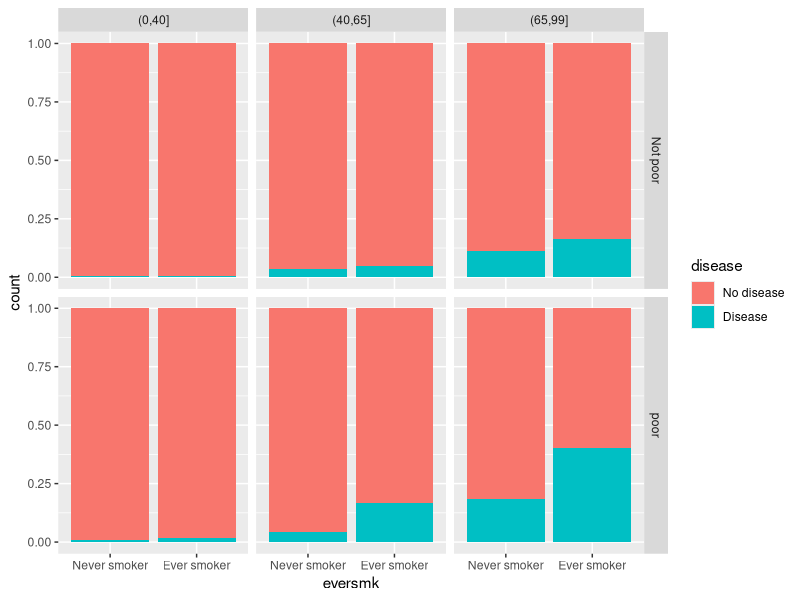
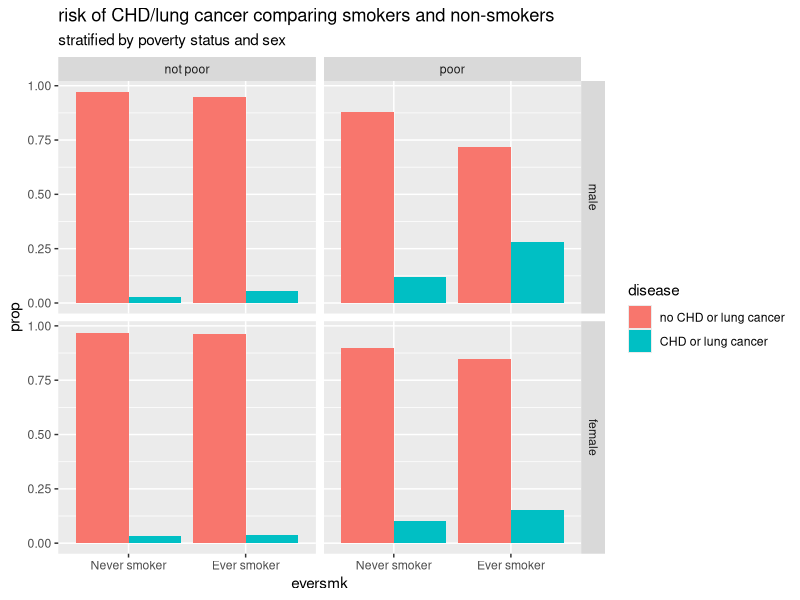
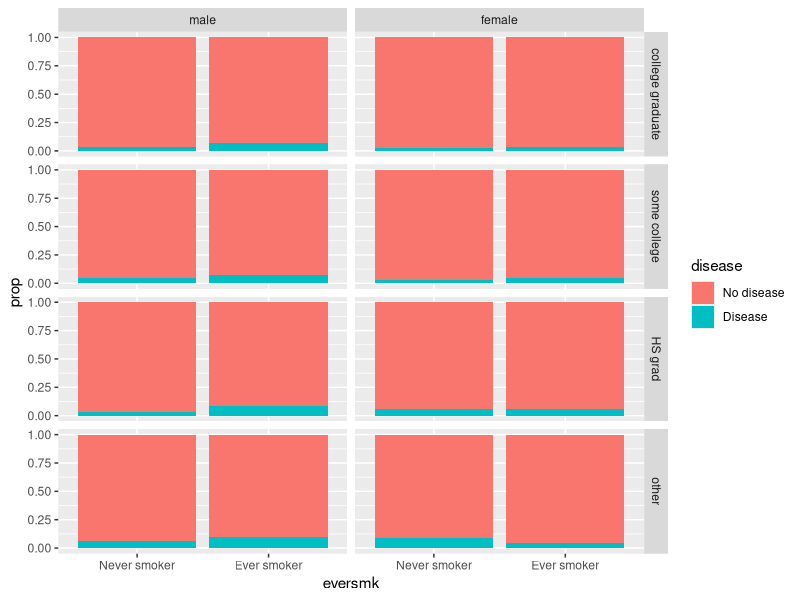
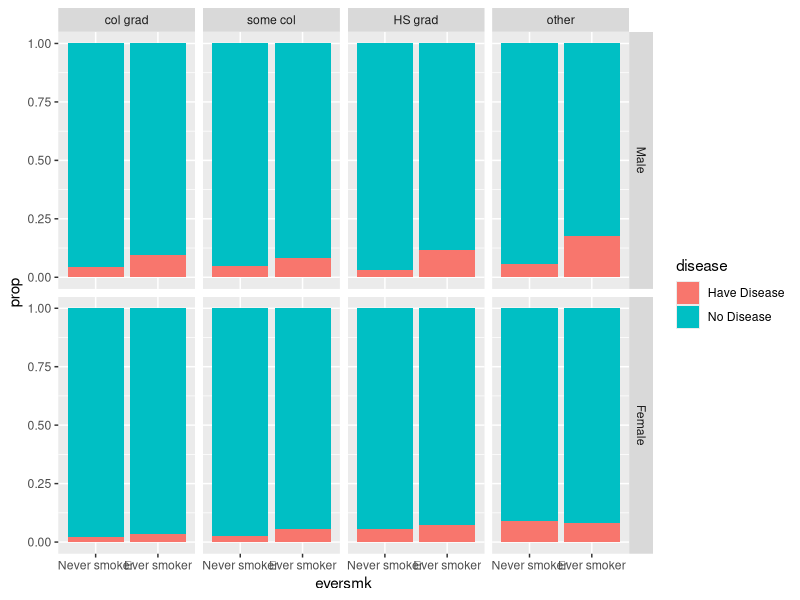
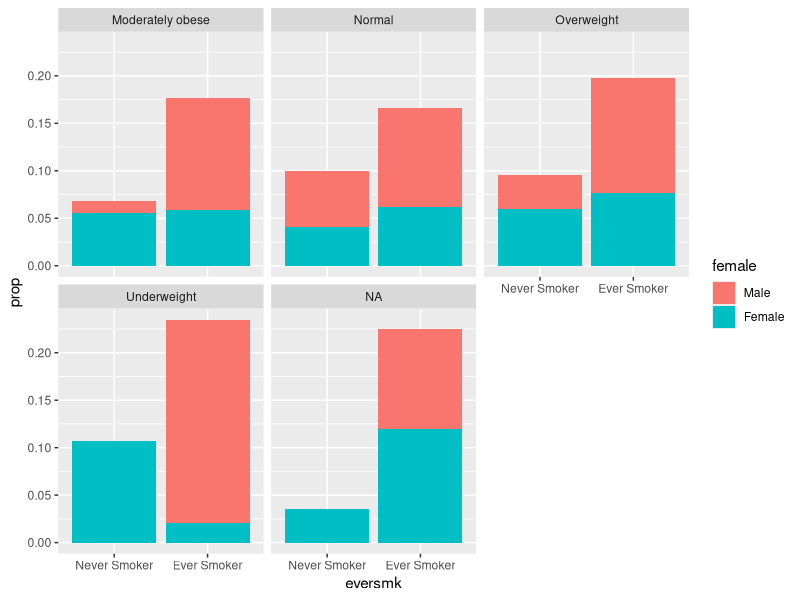
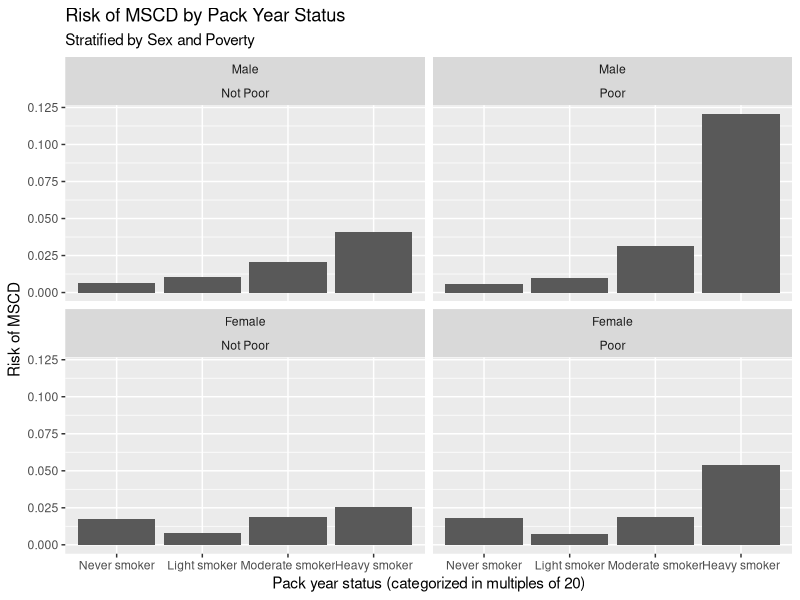
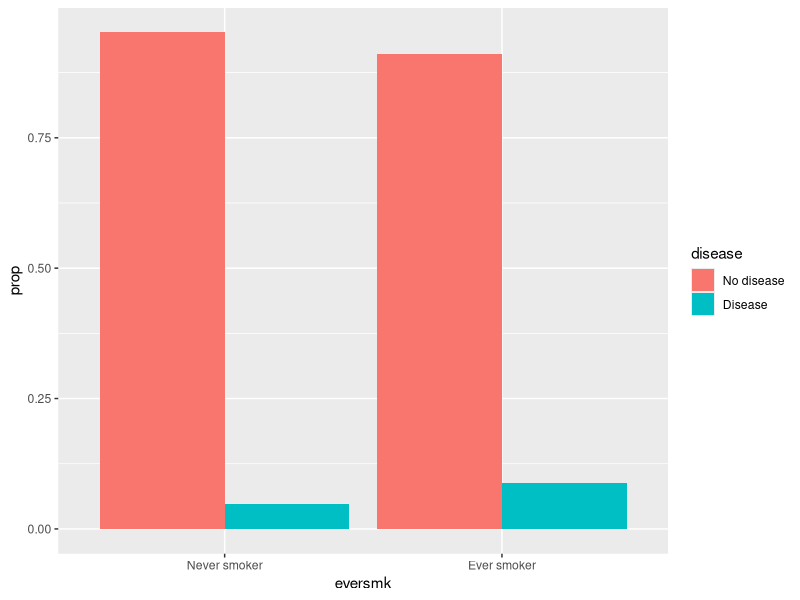
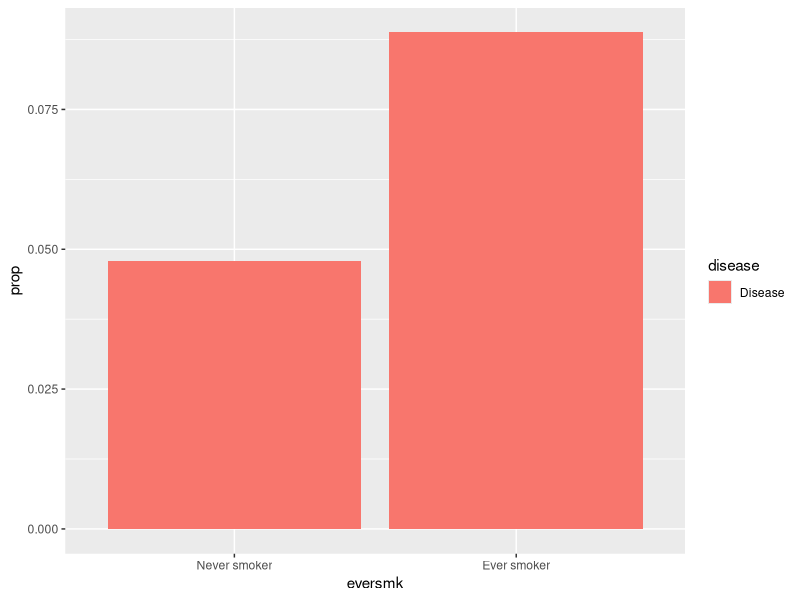

These charts were generated, in order, by the following R code:
## ---- chunk 1
knitr::opts_chunk$set(echo = TRUE, message = FALSE)
knitr::opts_knit$set(root.dir = "/cloud/project")
## ---- chunk 2
library(tidyverse)  # core group of tidyverse packages
library(kableExtra)  # to make nice tables
## ---- chunk 3
nmes_data <- read_csv("module_1/nmesUNPROC.csv")

nmes_data <- nmes_data %>% 
  mutate(disease = factor(lc5==1|chd5 == 1, levels=c(FALSE, TRUE), labels=c("No disease", "Disease")),eversmk = factor(eversmk, levels = c("0", "1"), labels = c("Never smoker", "Ever smoker")), ageCat = cut(age, breaks=c(0,40,65,99)),poor= factor(poor, levels=c("0", "1"), labels=c("Not poor", "poor"))) 

ggplot(data = nmes_data) + 
  geom_bar(mapping = aes(x = eversmk, fill = disease), position = "fill")+facet_grid(poor~ageCat)

## ---- chunk 4
nmes_data <- read_csv("module_1/nmesUNPROC.csv")

###create a disease variable to combine lung cancer and CHD. recode eversmk, poor, and female variables to have levels with descriptive labels 
nmes_data <- nmes_data %>%
  mutate(disease = ifelse(lc5 == 1 | chd5 == 1, "disease", "no disease"),
         disease = factor(disease, levels =c("no disease", "disease"), labels = c("no CHD or lung cancer", "CHD or lung cancer")),
         eversmk = factor(eversmk, levels = c("0", "1"), labels = c("Never smoker", "Ever smoker")),
         poor = factor(poor, levels = c("0", "1"), labels = c("not poor", "poor")),
         female = factor(female, levels = c("0", "1"), labels = c("male", "female")),
         )

### table of disease proportions grouped by smoking status, poverty status, and sex  
my_table <- nmes_data %>%
  count(disease, eversmk, female, poor) %>%
  group_by(eversmk, female, poor) %>%
  mutate(prop = n/sum(n))

###data display of risk of disease comparing smokers and non-smokers stratified by poverty status and sex
ggplot(data = my_table) + 
  geom_bar(aes(x = eversmk, y = prop, fill = disease), 
           stat = "identity", position = "dodge") +
  facet_grid(female~poor) + 
  labs(title = "risk of CHD/lung cancer comparing smokers and non-smokers", 
       subtitle = "stratified by poverty status and sex")

## ---- chunk 5
nmes_data <- read_csv("module_1/nmesUNPROC.csv")

### recoded the variables eversmk, lc5, female, and educate in the nmes_data  to be factor variables with meaningful labels

nmes_data <- nmes_data %>%
  mutate(eversmk = factor(eversmk, levels = c("0", "1"), labels = c("Never smoker", "Ever smoker")),
         lc5 = factor(lc5, levels = c("0", "1"), labels = c("No LC", "LC")), 
         female = factor(female, levels = c("0", "1"), labels = c("male", "female")), 
         educate = factor(educate, levels = c("1", "2", "3", "4"), labels = c("college graduate", "some college", "HS grad", "other")))

nmes_data <- nmes_data %>%
  mutate(disease = factor(lc5 == 1 | chd5 == 1, levels=c(FALSE, TRUE),
                          labels=c("No disease", "Disease")), 
         ageCat = cut(age, breaks=c(0,40,65,99)))

### create a table before creating the bar graph

my_table <- nmes_data %>%
  count(eversmk, disease, educate, female) %>%
  group_by(eversmk) %>% #allows risk of disease to be calculated for smokers and non smoker
  mutate(prop = n/sum(n))

### this graph accounts for the confounders educate and female while comparing risk of disease between smokers and non smokers

ggplot(data = my_table) + 
  geom_bar(aes(x = eversmk, y = prop, fill = disease), stat = "identity", position = "fill") + 
  facet_grid(educate~female)

## ---- chunk 6
nmes_data <- read_csv("module_1/nmesUNPROC.csv")

#recode the eversmk, female, and educate values to have more meaningful labels
nmes_data <- nmes_data %>%
  mutate(lc5 = factor(lc5, levels=c("0","1"), labels=c("No Lung Disease", "Lung Disease")),
         chd5=factor(chd5, levels=c("0","1"), labels=c("No CHD", "Have CHD")),
         eversmk = factor(eversmk, levels = c("0", "1"), labels = c("Never smoker", "Ever smoker")),
         female = factor (female, levels = c("0","1"), labels = c("Male","Female")),
         educate = factor(educate, levels = c("1","2","3","4"), labels = c("col grad","some col","HS grad", "other" ))
  )

#create a column called "disease" by combining the lc5 and chd5 columns in the original dataset 
nmes_data <- nmes_data %>%
  mutate(disease = (lc5 =="Lung Disease"|chd5 == "Have CHD"))
 
# recode the disease values to have more meaningful labels.
nmes_data <- nmes_data %>% 
  mutate(disease = factor(disease, levels = c("TRUE", "FALSE"), labels=c("Have Disease", "No Disease")))

#create a data table that only has the columns we need. 
nmes_table <- nmes_data %>%
  count(eversmk,disease,female, educate) %>%
  group_by(eversmk,female, educate)%>%
  mutate(prop=n/sum(n))

#plot the graph
ggplot(data = nmes_table) + 
  geom_bar(mapping = aes(x = eversmk, y = prop, fill = disease), stat="identity", position= position_stack(reverse = TRUE)) +
  facet_grid(female~educate)

## ---- chunk 7
nmes_data <- read_csv("module_1/nmesUNPROC.csv")

### combine lc5 and chd5 to create disease variable
nmes_data <- nmes_data %>%
  mutate(Disease = factor(lc5 == 1 | chd5 == 1, 
                          levels=c(FALSE, TRUE), 
                          labels=c("No disease", "Disease")))

### create BMI categories

nmes_data <- nmes_data %>%
  mutate(BMI_cat = case_when(
    bmi < 18.5 ~ "Underweight",
    bmi >= 18.5 & bmi < 25 ~ "Normal",
    bmi >= 25 & bmi < 30 ~ "Overweight",
    bmi >= 30 ~ "Moderately obese",))

### rename female variable
nmes_data <- nmes_data %>%
  mutate(female = factor(female, levels = c(0,1), labels = c("Male", "Female")))

### rename female variable
nmes_data <- nmes_data %>%
  mutate(eversmk = factor(eversmk, levels = c(0,1), labels = c("Never Smoker", "Ever Smoker")))

### defining proportion
nmes_data1 <- nmes_data %>%
  count(eversmk, Disease, BMI_cat, female) %>%
  group_by(eversmk, BMI_cat, female)%>%
  mutate(prop = n/sum(n))

nmes_data1 %>%
  filter(Disease == "Disease") %>%
  ggplot() +
  geom_bar(mapping = aes(x = eversmk, y = prop, fill = female), stat = "identity") + facet_wrap(~BMI_cat)

## ---- chunk 8
nmes_data <- read_csv("module_1/nmesUNPROC.csv")

nmes_data <- nmes_data %>% 
  mutate("mscd" = if_else(lc5 == 1 |chd5 == 1, "MSCD", "No MSCD"), mscd = factor(mscd, levels = c("MSCD", "No MSCD"))) %>%
  mutate(lc5 = factor(lc5, levels = c("0", "1"), labels = c("No LC", "LC"))) %>%
  mutate(chd5 = factor(chd5, levels = c("0", "1"), labels = c("No CHD", "CHD"))) %>%
  mutate(female = factor(female, levels = c("0", "1"), labels = c("Male", "Female"))) %>%
  mutate(poor = factor(poor, levels = c("0", "1"), labels = c("Not Poor", "Poor"))) %>%
  mutate(eversmk = factor(eversmk, levels = c("0", "1"), labels = c("Never smoker", "Ever smoker"))) %>%
  mutate("heavysmk" = if_else(packyears >= 40, "Heavy smoker", if_else(40 >= packyears & packyears > 20, "Moderate smoker", if_else(20 >= packyears & packyears > 0, "Light smoker", "Never smoker"))), heavysmk = factor(heavysmk, levels = c("Never smoker", "Light smoker", "Moderate smoker", "Heavy smoker")))

heavsmk_table <- nmes_data %>%
  count(mscd, heavysmk, female, poor) %>%
  group_by(heavysmk) %>%
  mutate(prop = n/sum(n)) %>%
  filter(mscd == "MSCD")

ggplot(data = heavsmk_table) + 
  geom_bar(aes(x = heavysmk, y = prop), stat = "identity", position = "dodge") + facet_wrap(female~poor) +
           labs(title = "Risk of MSCD by Pack Year Status",
                subtitle = "Stratified by Sex and Poverty",
                x = "Pack year status (categorized in multiples of 20)",
                y = "Risk of MSCD")


## ---- chunk 9
nmes_data <- read_csv("module_1/nmesUNPROC.csv")

### Here I am recoding the following variables: eversmk, lc5, poor, and educate. Recoding them this way makes it easier to understand the values of the original data.
nmes_data <- nmes_data %>%
  mutate(eversmk = factor(eversmk, levels = c("0", "1"), labels = c ("Never smoker", "Ever smoker")),
         lc5 = factor(lc5, levels = c("0", "1"), labels = c("No LC", "LC")),
         poor = factor(poor, levels = c("0", "1"), labels = c("Not Poor", "Poor")),
         educate = factor(educate, levels = c("1", "2", "3", "4"), labels = c("College Grad", "Some College", "HS Grad", "Other")))

### Below is the code I used to display my data in a table.
library (kableExtra)
nmes_data %>%
  count(lc5, eversmk, poor, educate) %>%
  group_by(eversmk, poor, educate) %>%
  mutate(prop = n/sum(n)) %>%
  kable(digits = 4) %>%
  kable_styling()
### I decided to group by the variables eversmk, poor, and educate. I chose to do this because the proportions displayed are the probability of having/not having lung cancer given a certain smoking status, poverty level and education status.

## ---- chunk 10
nmes_data <- read_csv("module_1/nmesUNPROC.csv")

nmes_data <- nmes_data %>%
  mutate(eversmk = factor(eversmk, levels = c("0", "1"), labels = c("Never smoker", "Ever smoker")),
         lc5 = factor(lc5, levels = c("0", "1"), labels = c("No LC", "LC")),
         chd5 = factor(chd5, levels = c("0", "1"), labels = c("No CHD", "CHD"))
         )

#etc, fill in the rest of appropriate variables here
## ---- chunk 11
nmes_data <- nmes_data %>%
  mutate(disease = factor(lc5 == "LC" | chd5 == "CHD", 
                          levels=c(FALSE, TRUE), 
                          labels=c("No disease", "Disease")))


# We can take a look at the combined variable with the two individual variables
nmes_data %>%
  count(disease, lc5, chd5)
## ---- chunk 12
my_table <- nmes_data %>%
  count(eversmk, disease) %>%
  group_by(eversmk) %>%
  mutate(prop = n/sum(n))

my_table
## ---- chunk 13
ggplot(data = my_table) + 
  geom_bar(aes(x = eversmk, y = prop, fill = disease), stat = "identity", position = "dodge")
## ---- chunk 14
my_table %>%
  filter(disease == "Disease") %>%
  ggplot() + 
  geom_bar(aes(x = eversmk, y = prop, fill = disease), stat = "identity")
## ---- chunk 15
my_table %>%
  filter(disease == "Disease") %>%
  ggplot() + 
  geom_bar(aes(x = eversmk, y = prop, fill = disease), stat = "identity") + 
  geom_text(aes(x = eversmk, y = prop, label = prop))
## ---- chunk 16
my_table <- nmes_data %>%
  count(eversmk, disease) %>%
  group_by(eversmk) %>%
  mutate(percent =round(n/sum(n)*100,1))

my_table

my_table %>%
  filter(disease == "Disease") %>%
  ggplot() + 
  geom_bar(aes(x = eversmk, y = percent, fill = disease), stat = "identity") + 
  geom_text(aes(x = eversmk, y = percent, label = percent))
## ---- chunk 17

nmes_data %>%
  count(eversmk, disease, educate, .drop=FALSE) %>%
  group_by(eversmk, educate) %>%
  mutate(percent =round(n/sum(n)*100,1))
## ---- chunk 18
ggplot(data = nmes_data) + 
  geom_bar(mapping = aes(x = eversmk, fill = disease), position = "fill") +
  facet_wrap(~beltuse)

ggplot(data = nmes_data) + 
  geom_bar(mapping = aes(x = eversmk, fill = disease), position = "fill") +
  facet_grid(marital~beltuse)
## ---- chunk 19
my_table <- nmes_data %>%
  count(eversmk, disease) %>%
  group_by(eversmk) %>%
  mutate(prop = n/sum(n))

my_table

ggplot(data = my_table) + 
  geom_bar(aes(x = eversmk, y = prop, fill = disease), stat = "identity", position = "dodge")
## ---- chunk 20
my_table <- nmes_data %>%
  count(beltuse, eversmk, disease) %>%
  group_by(eversmk) %>%
  mutate(prop = n/sum(n))

my_table

ggplot(data = my_table) + 
  geom_bar(aes(x = eversmk, y = prop, fill = disease), stat = "identity", position = "dodge") +
  facet_wrap(~ beltuse)
## ---- chunk 21
my_table <- nmes_data %>%
  count(beltuse, eversmk, disease) %>%
  group_by(beltuse, eversmk) %>%
  mutate(prop = n/sum(n))

my_table

ggplot(data = my_table) + 
  geom_bar(aes(x = eversmk, y = prop, fill = disease), stat = "identity", position = "dodge") +
  facet_wrap(~ beltuse)
## ---- chunk 22
my_table <- nmes_data %>%
  count(marital, beltuse, eversmk, disease) %>%
  group_by(marital, beltuse, eversmk) %>%
  mutate(prop = n/sum(n))

my_table

ggplot(data = my_table) + 
  geom_bar(aes(x = eversmk, y = prop, fill = disease), stat = "identity", position = "dodge") +
  facet_wrap(marital ~ beltuse)
## ---- chunk 23
nmes_data <- nmes_data %>%
  mutate(poor = factor(poor, levels = c("0", "1"), labels = c("N Poor", "Poor")))

nmes_data <- nmes_data %>%
  mutate(female = factor(female,levels = c("0", "1"), labels = c("M", "F")))

my_table <- nmes_data %>%
   mutate(female_poor = paste(female, poor, sep = " ")) %>%
  mutate(female_poor_smk = paste(female_poor, eversmk, sep = " " )) %>%
  count(lc5, female_poor_smk, educate) %>%
  group_by(female_poor_smk) %>%
  mutate(prop = n/sum(n))

my_table
## ---- chunk 24
nmes_data <- nmes_data %>% 
  mutate(age_cat = cut(age,
                      breaks = c(0,30,60,100),
                      labels = c("Age < 30", "Age 30-60", "Age > 60")))

nmes_data %>% count(age_cat)
## ---- chunk 25
nmes_data <- nmes_data %>% 
  mutate(age_cat = case_when(
    age > 0 & age < 30 ~ "Age < 30",
    age >= 30 & age <=60 ~ "Age 30-60",
    age > 60 ~ "Age > 60"
  ))

nmes_data %>% count(age_cat)
## ---- chunk 26
my_table <- nmes_data %>%
  count(eversmk, disease) %>%
  group_by(eversmk) %>%
  mutate(prop = n/sum(n))

ggplot(data = my_table) + 
  geom_bar(aes(x = eversmk, y = prop, fill = disease), stat = "identity", position = "dodge") +
  labs(y= "Risk of MSCD",
       x= "",
       title= "Risk of MSCD, comparing smokers to non-smokers", 
       fill = "Disease status")
